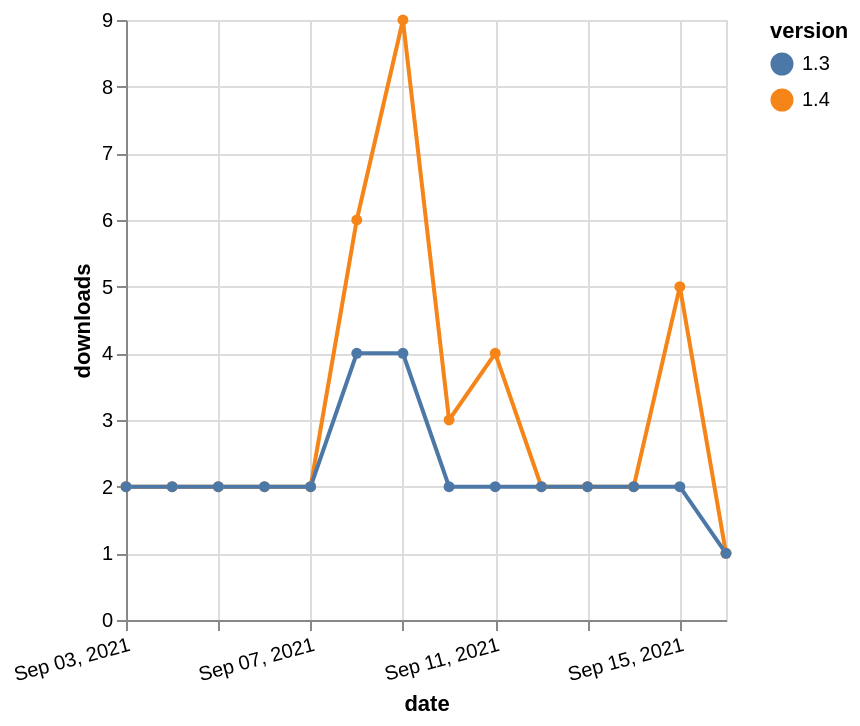

The specification (Vega-Lite) saved for this image:
### Vega-Lite specification from a JSON file in a GitHub repository (floating-point values rounded to 4 significant figures)
{"$schema": "https://vega.github.io/schema/vega-lite/v5.json", "description": "A simple bar chart with embedded data.", "data": {"values": [{"date": "2021-09-03", "total": 3625, "delta": 2, "version": "1.4"}, {"date": "2021-09-04", "total": 3627, "delta": 2, "version": "1.4"}, {"date": "2021-09-05", "total": 3629, "delta": 2, "version": "1.4"}, {"date": "2021-09-06", "total": 3631, "delta": 2, "version": "1.4"}, {"date": "2021-09-07", "total": 3633, "delta": 2, "version": "1.4"}, {"date": "2021-09-08", "total": 3639, "delta": 6, "version": "1.4"}, {"date": "2021-09-09", "total": 3648, "delta": 9, "version": "1.4"}, {"date": "2021-09-10", "total": 3651, "delta": 3, "version": "1.4"}, {"date": "2021-09-11", "total": 3655, "delta": 4, "version": "1.4"}, {"date": "2021-09-12", "total": 3657, "delta": 2, "version": "1.4"}, {"date": "2021-09-13", "total": 3659, "delta": 2, "version": "1.4"}, {"date": "2021-09-14", "total": 3661, "delta": 2, "version": "1.4"}, {"date": "2021-09-15", "total": 3666, "delta": 5, "version": "1.4"}, {"date": "2021-09-16", "total": 3667, "delta": 1, "version": "1.4"}, {"date": "2021-09-03", "total": 4890, "delta": 2, "version": "1.3"}, {"date": "2021-09-04", "total": 4892, "delta": 2, "version": "1.3"}, {"date": "2021-09-05", "total": 4894, "delta": 2, "version": "1.3"}, {"date": "2021-09-06", "total": 4896, "delta": 2, "version": "1.3"}, {"date": "2021-09-07", "total": 4898, "delta": 2, "version": "1.3"}, {"date": "2021-09-08", "total": 4902, "delta": 4, "version": "1.3"}, {"date": "2021-09-09", "total": 4906, "delta": 4, "version": "1.3"}, {"date": "2021-09-10", "total": 4908, "delta": 2, "version": "1.3"}, {"date": "2021-09-11", "total": 4910, "delta": 2, "version": "1.3"}, {"date": "2021-09-12", "total": 4912, "delta": 2, "version": "1.3"}, {"date": "2021-09-13", "total": 4914, "delta": 2, "version": "1.3"}, {"date": "2021-09-14", "total": 4916, "delta": 2, "version": "1.3"}, {"date": "2021-09-15", "total": 4918, "delta": 2, "version": "1.3"}, {"date": "2021-09-16", "total": 4919, "delta": 1, "version": "1.3"}]}, "width": "container", "mark": {"type": "line", "point": {"filled": true}}, "encoding": {"x": {"field": "date", "type": "temporal", "timeUnit": "yearmonthdate", "title": "date", "axis": {"labelAngle": -15}}, "y": {"field": "delta", "type": "quantitative", "title": "downloads"}, "color": {"field": "version", "type": "nominal"}, "tooltip": {"field": "delta"}}}
